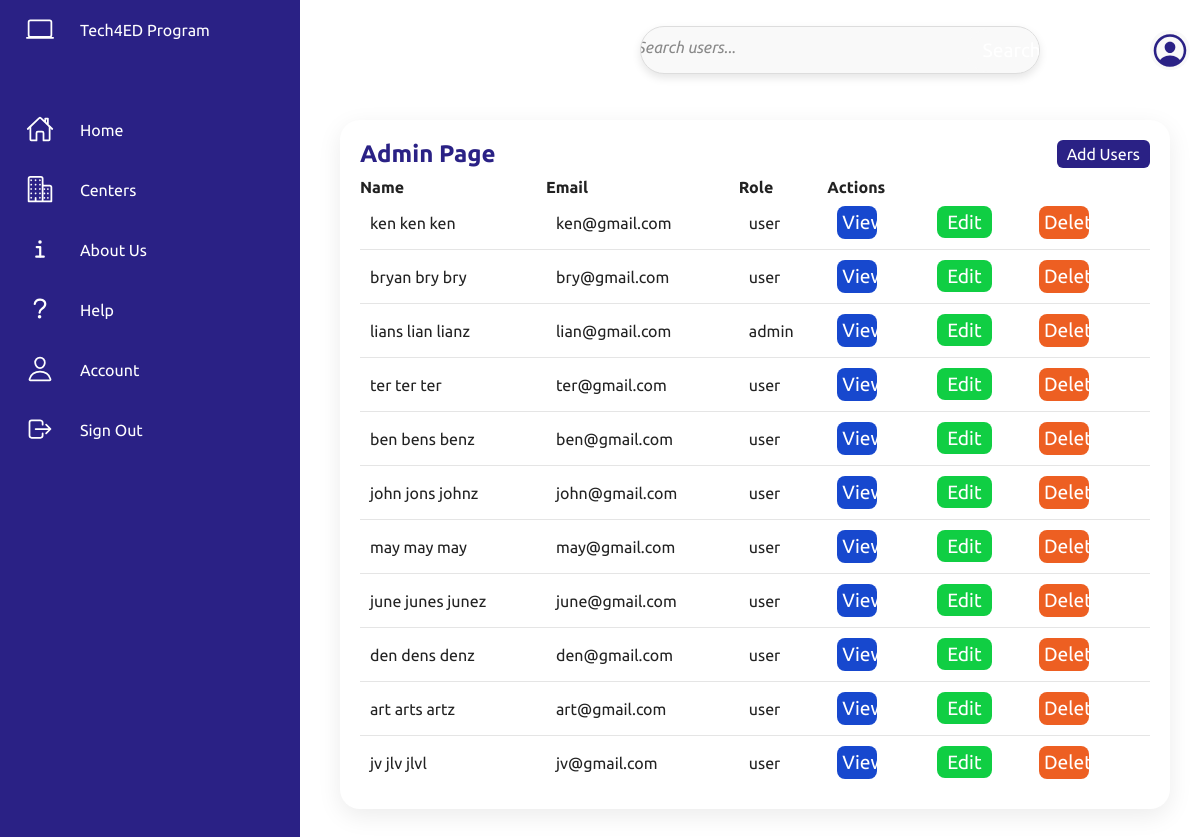
The app's page /admin.php with its own data.
### tables this page shows
CREATE TABLE `users` (
  `id` int(11) NOT NULL,
  `first_name` varchar(100) NOT NULL,
  `middle_name` varchar(100) DEFAULT NULL,
  `last_name` varchar(100) NOT NULL,
  `age` int(11) NOT NULL,
  `gender` enum('male','female','others') NOT NULL,
  `contact` int(15) NOT NULL,
  `position` varchar(50) NOT NULL,
  `email` varchar(100) NOT NULL,
  `password` varchar(255) NOT NULL,
  `role` enum('user','admin') NOT NULL,
  `image` varchar(255) NOT NULL DEFAULT 'images/default.png'
);

### admin.php (the view, shortened to what this page needs)
<?php
include('db.php');
$searchQuery = isset($_GET['search']) ? htmlspecialchars($_GET['search']) : null;
if (!empty($searchQuery)) {
    $stmt = $conn->prepare("SELECT * FROM users WHERE
        first_name LIKE ? OR
        middle_name LIKE ? OR
        last_name LIKE ? OR
        email LIKE ? OR
        role LIKE ?");
    $searchTerm = '%' . $searchQuery . '%';
    $stmt->bind_param("sssss", $searchTerm, $searchTerm, $searchTerm, $searchTerm, $searchTerm);
    $stmt->execute();
    $query = $stmt->get_result();
} else {
    $query = $conn->query("SELECT * FROM users");
}
?>
<!DOCTYPE html>
<html>
<head>
    <link rel="stylesheet" href="css/admin.css">
</head>
<body>
<div class="sidenav">
    <?php include('sidenav.php'); ?>
</div>
<div class="topnav" id="topnav">
   <form method="GET" action="admin.php" class="search-form">
                <input type="text" name="search" placeholder="Search users..." value="<?php echo isset($_GET['search']) ? htmlspecialchars($_GET['search']) : ''; ?>" />
                <button type="submit">Search</button>
            </form>
       <div>
            <a href="account.php">
                <div class="user">
                    <ion-icon name="person-circle-outline" style="font-size: 65px;"></ion-icon>
                </div>
            </a>
        </div>
</div>
<div class="main-content">
    <div class="detailss">
        <div class="centerBoxs">
            <div class="centerHeaders">
                <h2>Admin Page</h2>
                <a href="add_user.php" class="btn btn-primary">Add Users</a>
            </div>
            <table>
                <thead>
                    <tr>
                        <th>Name</th>
                        <th>Email</th>
                        <th>Role</th>
                        <th>Actions</th>
                    </tr>
                </thead>
                <tbody>
                    <?php while ($row = $query->fetch_assoc()): ?>
                        <tr>
                            <td><?= $row['first_name'] . ' ' . $row['middle_name'] . ' ' . $row['last_name']; ?></td>
                            <td><?= $row['email']; ?></td>
                            <td><?= $row['role']; ?></td>
                            <td>
                                <button type="button" class="view-btn" onclick="viewUser(<?= $row['id']; ?>)">View</button>
                            </td>
                            <td>
                                <a href="add_user.php?id=<?= $row['id']; ?>" class="edit-btn">Edit</a>
                            </td>
                            <td>
                                <button type="button" class="delete-btn" onclick="openDeleteModal(<?= $row['id']; ?>)">Delete</button>
                            </td>
                        </tr>
                    <?php endwhile; ?>
                </tbody>
            </table>
        </div>
    </div>
</div>
</body>
</html>

### css/admin.css (style rules this page uses)
body { font-family: Arial, sans-serif; background-color: #ffffff; margin: 0; padding: 10; min-height: 100vh; overflow-x: hidden; transition: background-color 0.3s ease; }
.main-content { margin-left: 300px; padding: 20px; width: calc(100% - 350px); box-sizing: border-box; transition: margin-left 0.5s, width 0.5s; }
form { background-color: white; padding: 20px; border-radius: 8px; box-shadow: 0 4px 8px rgba(0, 0, 0, 0.1); width: 100%; max-width: 600px; margin: auto; transition: box-shadow 0.3s ease, transform 0.3s ease; }
input[type="text"], select, input[type="file"] { width: auto; min-width: 95%; padding: 12px; margin-bottom: 16px; border: 1px solid #ddd; border-radius: 8px; font-size: 1em; transition: border-color 0.3s ease, background-color 0.3s ease; }
button { background-color: #2a2185; color: white; padding: 12px; border: none; border-radius: 8px; font-size: 1.2em; width: 100%; cursor: pointer; transition: background-color 0.3s ease, transform 0.3s ease; }
form { margin: 0; padding: 0; display: flex; justify-content: center; align-items: center; width: 100%; max-width: 600px; }
.detailss { position: relative; width: calc(100% + 60px); padding: 20px; display: grid; grid-template-columns: 1fr; grid-gap: 30px; padding-top: 100px; transition: width 0.3s ease; }
a { text-decoration: none; }
.detailss .centerBoxs { position: relative; display: grid; min-height: 500px; background: var(--white); padding: 20px; box-shadow: 0 7px 25px rgba(0, 0, 0, 0.08); border-radius: 20px; transition: box-shadow 0.3s ease, transform 0.3s ease; }
.detailss .centerHeaders { display: flex; justify-content: space-between; align-items: flex-start; }
.centerHeaders h2 { font-weight: 600; color: var(--blue); }
.centerHeaders .btn { position: relative; padding: 5px 10px; background: var(--blue); text-decoration: none; color: var(--white); border-radius: 6px; transition: background-color 0.3s ease; }
.detailss table { width: calc(100%);; border-collapse: collapse; margin-top: 10px; }
.detailss .centerBoxs table tr { color: var(--black1); border-bottom: 1px solid rgba(0, 0, 0, 0.1); text-align: left; }
.detailss .centerBoxs table tr:last-child { border-bottom: none; }
.detailss .centerBoxs table tr td { padding: 10px; }
.edit-btn { background: #10ce43; color: white; padding: 5px; padding-left:10px; padding-right:10px; border: none; border-radius: 8px; font-size: 1.2em; width: 100%; cursor: pointer; transition: background-color 0.3s ease, transform 0.3s ease; }
.view-btn { background: #1748ce; color: white; padding: 5px; border: none; font-size: 1.2em; width: 50%; cursor: pointer; transition: background-color 0.3s ease, transform 0.3s ease; }
.delete-btn { background: #ed5f22; color: white; padding: 5px; border: none; font-size: 1.2em; width: 50%; cursor: pointer; transition: background-color 0.3s ease, transform 0.3s ease; }

### admin.php (style rules this page uses)
.topnav { display: flex; justify-content: space-between; align-items: center; padding: 5px 10px; position: fixed; top: 0; left: 0; width: 100%; background-color: transparent; color: white; z-index: 10; height: 100px; transition: top 0.3s; }
.search-form { position: relative; display: flex; align-items: center; background-color: #f9f9f9; border: 1px solid #ddd; border-radius: 25px; width: 400px; overflow: hidden; transition: border-color 0.3s ease; justify-content: center; padding-left: 10px; margin: 20px 10px; left: 120px; }
.search-form button { background-color: #f9f9f9; border: none; cursor: pointer; padding: 10px 15px; border-radius: 25px; display: flex; align-items: center; justify-content: center; transform: translate(-20%); }
.search-form { position: relative; display: flex; align-items: center; background-color: #f9f9f9; border: 1px solid #ddd; border-radius: 25px; width: 400px; overflow: hidden; transition: border-color 0.3s ease; justify-content: center; padding-left: 10px; transform: translateX(500px); margin: 20px 10px; }
.search-form input { height: 20px; padding: 5px 20px; font-size: 16px; position: relative; border: none; outline: none; flex-grow: 1; background-color: transparent; color: #333; margin-top: 10px; }
.search-form input::placeholder { color: #888; font-style: italic; }
.user { display: flex; align-items: center; justify-content: center; width: 40px; height: 40px; border-radius: 50%; background-color: #f9f9f9; cursor: pointer; color: #2a2185; }
.user ion-icon { font-size: 3.5rem; }

### records on screen
users: first_name "ken", middle_name "ken", last_name "ken", email "ken@gmail.com", role "user"
users: first_name "bryan", middle_name "bry", last_name "bry", email "bry@gmail.com", role "user"
users: first_name "lians", middle_name "lian", last_name "lianz", email "lian@gmail.com", role "admin"
users: first_name "ter", middle_name "ter", last_name "ter", email "ter@gmail.com", role "user"
users: first_name "ben", middle_name "bens", last_name "benz", email "ben@gmail.com", role "user"
users: first_name "john", middle_name "jons", last_name "johnz", email "john@gmail.com", role "user"
users: first_name "may", middle_name "may", last_name "may", email "may@gmail.com", role "user"
users: first_name "june", middle_name "junes", last_name "junez", email "june@gmail.com", role "user"
users: first_name "den", middle_name "dens", last_name "denz", email "den@gmail.com", role "user"
users: first_name "art", middle_name "arts", last_name "artz", email "art@gmail.com", role "user"
users: first_name "jv", middle_name "jlv", last_name "jlvl", email "jv@gmail.com", role "user"
